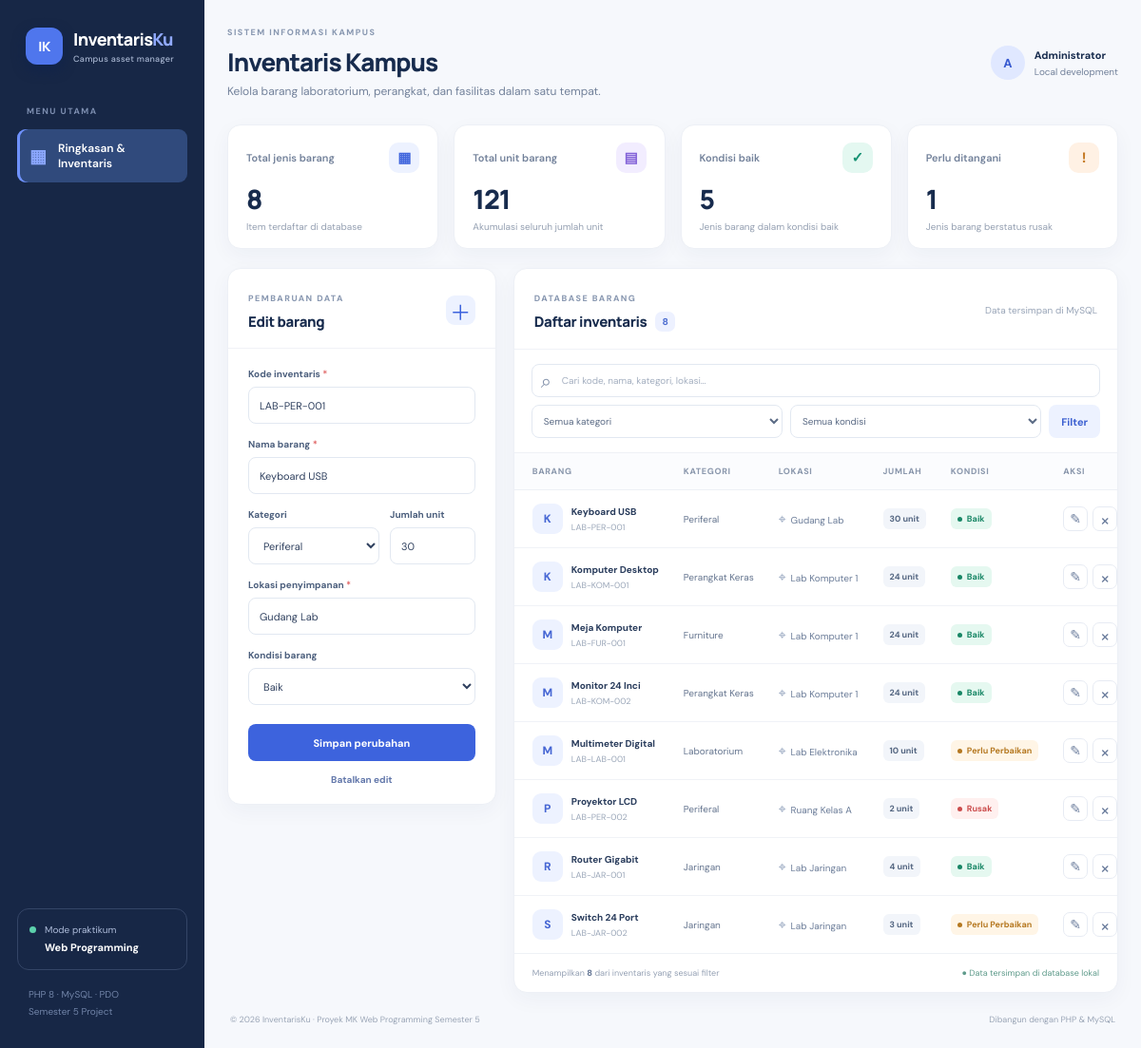
Page /inventaris-kampus/index.php?edit=5 on the committed database.
### tables this page shows
CREATE TABLE IF NOT EXISTS barang (
    id INT UNSIGNED NOT NULL AUTO_INCREMENT,
    kode VARCHAR(30) NOT NULL,
    nama_barang VARCHAR(150) NOT NULL,
    kategori VARCHAR(60) NOT NULL,
    lokasi VARCHAR(100) NOT NULL,
    jumlah INT UNSIGNED NOT NULL DEFAULT 0,
    kondisi ENUM('Baik', 'Perlu Perbaikan', 'Rusak') NOT NULL DEFAULT 'Baik',
    created_at TIMESTAMP NOT NULL DEFAULT CURRENT_TIMESTAMP,
    updated_at TIMESTAMP NOT NULL DEFAULT CURRENT_TIMESTAMP ON UPDATE CURRENT_TIMESTAMP,
    PRIMARY KEY (id),
    UNIQUE KEY uq_barang_kode (kode),
    KEY idx_barang_nama (nama_barang),
    KEY idx_barang_kategori (kategori),
    KEY idx_barang_kondisi (kondisi)
);

### inventaris-kampus/includes/functions.php (called while the page is built, shortened)
<?php
function e(mixed $value): string
{
    return htmlspecialchars((string) $value, ENT_QUOTES | ENT_SUBSTITUTE, 'UTF-8');
}

### inventaris-kampus/index.php (the view, shortened to what this page needs)
<?php
require __DIR__ . '/includes/functions.php';
require __DIR__ . '/config/database.php';
$allowedConditions = ['Baik', 'Perlu Perbaikan', 'Rusak'];
$allowedCategories = ['Perangkat Keras', 'Jaringan', 'Periferal', 'Furniture', 'Laboratorium', 'Lainnya'];
$editId = filter_input(INPUT_GET, 'edit', FILTER_VALIDATE_INT, ['options' => ['min_range' => 1]]);
$editItem = null;
if ($editId) {
    $statement = $pdo->prepare('SELECT * FROM barang WHERE id = ?');
    $statement->execute([$editId]);
    $editItem = $statement->fetch() ?: null;
}
$search = trim(is_string($_GET['q'] ?? '') ? $_GET['q'] : '');
$params = [];
$sql = 'SELECT id, kode, nama_barang, kategori, lokasi, jumlah, kondisi, updated_at FROM barang';
$sql .= ' ORDER BY updated_at DESC, nama_barang ASC';
$statement = $pdo->prepare($sql);
$statement->execute($params);
$items = $statement->fetchAll();
$stats = $pdo->query("SELECT COUNT(*) AS total_barang, COALESCE(SUM(jumlah), 0) AS total_unit, COALESCE(SUM(kondisi = 'Baik'), 0) AS kondisi_baik, COALESCE(SUM(kondisi = 'Rusak'), 0) AS kondisi_rusak FROM barang")->fetch();
$form = $editItem ?: ['id' => '', 'kode' => '', 'nama_barang' => '', 'kategori' => 'Perangkat Keras', 'lokasi' => '', 'jumlah' => 1, 'kondisi' => 'Baik'];
?>
<!DOCTYPE html>
<html lang="id">
<head>
    <link rel="stylesheet" href="assets/style.css">
</head>
<body>
<div class="app-shell">
    <aside class="sidebar">
        <a class="brand" href="index.php"><span class="brand-mark">IK</span><span>Inventaris<span class="brand-light">Ku</span><small>Campus asset manager</small></span></a>
        <div class="nav-label">MENU UTAMA</div>
        <a class="nav-item active" href="index.php"><span class="nav-icon">▦</span> Ringkasan & Inventaris</a>
        <div class="sidebar-note"><span class="note-dot"></span><span>Mode praktikum<br><strong>Web Programming</strong></span></div>
        <div class="sidebar-footer">PHP 8 · MySQL · PDO<br>Semester 5 Project</div>
    </aside>
    <main class="main-content">
        <header class="topbar"><div><div class="eyebrow">SISTEM INFORMASI KAMPUS</div><h1>Inventaris Kampus</h1><p class="page-subtitle">Kelola barang laboratorium, perangkat, dan fasilitas dalam satu tempat.</p></div><div class="user-chip"><span class="avatar">A</span><span><strong>Administrator</strong><small>Local development</small></span></div></header>
        <section class="stats-grid" aria-label="Statistik inventaris">
            <article class="stat-card"><div class="stat-top"><span>Total jenis barang</span><span class="stat-icon icon-blue">▦</span></div><div class="stat-value"><?= number_format((int) $stats['total_barang']) ?></div><div class="stat-caption">Item terdaftar di database</div></article>
            <article class="stat-card"><div class="stat-top"><span>Total unit barang</span><span class="stat-icon icon-purple">▤</span></div><div class="stat-value"><?= number_format((int) $stats['total_unit']) ?></div><div class="stat-caption">Akumulasi seluruh jumlah unit</div></article>
            <article class="stat-card"><div class="stat-top"><span>Kondisi baik</span><span class="stat-icon icon-green">✓</span></div><div class="stat-value"><?= number_format((int) $stats['kondisi_baik']) ?></div><div class="stat-caption">Jenis barang dalam kondisi baik</div></article>
            <article class="stat-card"><div class="stat-top"><span>Perlu ditangani</span><span class="stat-icon icon-orange">!</span></div><div class="stat-value"><?= number_format((int) $stats['kondisi_rusak']) ?></div><div class="stat-caption">Jenis barang berstatus rusak</div></article>
        </section>
        <section class="workspace">
            <article class="panel form-panel">
                <div class="panel-heading"><div><span class="section-kicker"><?= $editItem ? 'PEMBARUAN DATA' : 'FORMULIR' ?></span><h2><?= $editItem ? 'Edit barang' : 'Tambah barang' ?></h2></div><span class="heading-symbol">＋</span></div>
                <form method="post" action="index.php" class="inventory-form">
                    <label for="kode">Kode inventaris <span>*</span></label><input id="kode" name="kode" type="text" maxlength="30" placeholder="Contoh: LAB-KOM-001" value="<?= e($form['kode']) ?>" required>
                    <label for="nama_barang">Nama barang <span>*</span></label><input id="nama_barang" name="nama_barang" type="text" maxlength="150" placeholder="Nama perangkat atau fasilitas" value="<?= e($form['nama_barang']) ?>" required>
                    <div class="field-row"><div><label for="kategori">Kategori</label><select id="kategori" name="kategori" required><?php foreach ($allowedCategories as $category): ?><option value="<?= e($category) ?>" <?= $form['kategori'] === $category ? 'selected' : '' ?>><?= e($category) ?></option><?php endforeach; ?></select></div><div><label for="jumlah">Jumlah unit</label><input id="jumlah" name="jumlah" type="number" min="0" max="1000000" value="<?= e($form['jumlah']) ?>" required></div></div>
                    <label for="lokasi">Lokasi penyimpanan <span>*</span></label><input id="lokasi" name="lokasi" type="text" maxlength="100" placeholder="Contoh: Lab Komputer 1" value="<?= e($form['lokasi']) ?>" required>
                    <label for="kondisi">Kondisi barang</label><select id="kondisi" name="kondisi" required><?php foreach ($allowedConditions as $condition): ?><option value="<?= e($condition) ?>" <?= $form['kondisi'] === $condition ? 'selected' : '' ?>><?= e($condition) ?></option><?php endforeach; ?></select>
                    <button class="btn btn-primary btn-full" type="submit"><?= $editItem ? 'Simpan perubahan' : '＋ Tambahkan barang' ?></button>
                    <?php if ($editItem): ?><a href="index.php" class="cancel-link">Batalkan edit</a><?php else: ?><p class="form-hint">Kolom bertanda <span>*</span> wajib diisi.</p><?php endif; ?>
                </form>
            </article>
            <article class="panel table-panel">
                <div class="panel-heading table-heading"><div><span class="section-kicker">DATABASE BARANG</span><h2>Daftar inventaris <span class="count-pill"><?= count($items) ?></span></h2></div><span class="table-caption">Data tersimpan di MySQL</span></div>
                <form method="get" action="index.php" class="filter-bar">
                    <div class="search-box"><span>⌕</span><input type="search" name="q" value="<?= e($search) ?>" placeholder="Cari kode, nama, kategori, lokasi…" aria-label="Cari inventaris"></div>
                    <select name="kategori" aria-label="Filter kategori"><option value="">Semua kategori</option></select>
                    <select name="kondisi" aria-label="Filter kondisi"><option value="">Semua kondisi</option></select>
                    <button class="btn btn-filter" type="submit">Filter</button>
                </form>
                <div class="table-wrap"><table><thead><tr><th>BARANG</th><th>KATEGORI</th><th>LOKASI</th><th>JUMLAH</th><th>KONDISI</th><th>AKSI</th></tr></thead><tbody>
                <?php foreach ($items as $item): ?>
                    <tr><td><div class="item-cell"><span class="item-avatar"><?= e(mb_strtoupper(mb_substr($item['nama_barang'], 0, 1, 'UTF-8'), 'UTF-8')) ?></span><div><strong><?= e($item['nama_barang']) ?></strong><small><?= e($item['kode']) ?></small></div></div></td><td><span class="category-label"><?= e($item['kategori']) ?></span></td><td class="location-cell"><span>⌖</span><?= e($item['lokasi']) ?></td><td><span class="quantity-pill"><?= number_format((int) $item['jumlah']) ?> unit</span></td><td><span class="status status-<?= $item['kondisi'] === 'Baik' ? 'good' : ($item['kondisi'] === 'Rusak' ? 'bad' : 'repair') ?>"><span></span><?= e($item['kondisi']) ?></span></td><td><div class="actions"><a class="action-edit" href="?edit=<?= (int) $item['id'] ?>" aria-label="Edit <?= e($item['nama_barang']) ?>" title="Edit">✎</a><form method="post" action="index.php" onsubmit="return confirm('Hapus barang <?= e($item['nama_barang']) ?>? Tindakan ini tidak dapat dibatalkan.');"><input type="hidden" name="csrf_token" value="<?= e(csrf_token()) ?>"><input type="hidden" name="action" value="delete"><input type="hidden" name="id" value="<?= (int) $item['id'] ?>"><button class="action-delete" type="submit" aria-label="Hapus <?= e($item['nama_barang']) ?>" title="Hapus">×</button></form></div></td></tr>
                <?php endforeach; ?>
                </tbody></table></div>
                <div class="table-footer"><span>Menampilkan <strong><?= count($items) ?></strong> dari inventaris yang sesuai filter</span><span class="secure-note">● Data tersimpan di database lokal</span></div>
            </article>
        </section>
        <footer class="page-footer"><span>© <?= date('Y') ?> InventarisKu · Proyek MK Web Programming Semester 5</span><span>Dibangun dengan PHP & MySQL</span></footer>
    </main>
</div>
</body>
</html>

### rows in the picture
barang: kode "LAB-PER-001", nama_barang "Keyboard USB", jumlah "30", lokasi "Gudang Lab", nama_barang "K", kategori "Periferal", kondisi "Baik"
barang: nama_barang "K", nama_barang "Komputer Desktop", kode "LAB-KOM-001", kategori "Perangkat Keras", lokasi "Lab Komputer 1", jumlah "24", kondisi "Baik"
barang: nama_barang "M", nama_barang "Meja Komputer", kode "LAB-FUR-001", kategori "Furniture", lokasi "Lab Komputer 1", jumlah "24", kondisi "Baik"
barang: nama_barang "M", nama_barang "Monitor 24 Inci", kode "LAB-KOM-002", kategori "Perangkat Keras", lokasi "Lab Komputer 1", jumlah "24", kondisi "Baik"
barang: nama_barang "M", nama_barang "Multimeter Digital", kode "LAB-LAB-001", kategori "Laboratorium", lokasi "Lab Elektronika", jumlah "10", kondisi "Perlu Perbaikan"
barang: nama_barang "P", nama_barang "Proyektor LCD", kode "LAB-PER-002", kategori "Periferal", lokasi "Ruang Kelas A", jumlah "2", kondisi "Rusak"
barang: nama_barang "R", nama_barang "Router Gigabit", kode "LAB-JAR-001", kategori "Jaringan", lokasi "Lab Jaringan", jumlah "4", kondisi "Baik"
barang: nama_barang "S", nama_barang "Switch 24 Port", kode "LAB-JAR-002", kategori "Jaringan", lokasi "Lab Jaringan", jumlah "3", kondisi "Perlu Perbaikan"

### other values in the picture
$stats['total_barang'] "8"
$stats['total_unit'] "121"
$stats['kondisi_baik'] "5"
$stats['kondisi_rusak'] "1"
count($items) "8"
form field kategori "Periferal"
form field kondisi "Baik"
